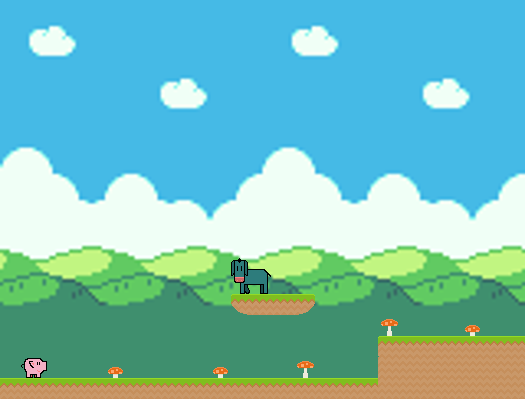

Rendered tile map (Tiled .tmx) drawn with the repository's tilesets; below, a short description and the full map source, tile grids included:
An orthogonal 25x19 tile map with 21x21 px tiles, 6 tile layers (platforms, collectables, objects, mobs, ...), 2 tilesets, 1 image layer.

<map version="1.0" tiledversion="1.0.2" orientation="orthogonal" renderorder="left-down" width="25" height="19" tilewidth="21" tileheight="21" infinite="0" nextobjectid="1">
 <tileset firstgid="1" source="sprites.tsx" />
 <tileset firstgid="901" source="characters.tsx" />
 <imagelayer name="bg">
  <image source="../bg_512x384.png" width="525" height="384" />
 </imagelayer>
 <layer name="platforms" width="25" height="19">
  <data encoding="csv">
0,0,0,0,0,0,0,0,0,0,0,0,0,0,0,0,0,0,0,0,0,0,0,0,0,
0,0,0,0,0,0,0,0,0,0,0,0,0,0,0,0,0,0,0,0,0,0,0,0,0,
0,0,0,0,0,0,0,0,0,0,0,0,0,0,0,0,0,0,0,0,0,0,0,0,0,
0,0,0,0,0,0,0,0,0,0,0,0,0,0,0,0,0,0,0,0,0,0,0,0,0,
0,0,0,0,0,0,0,0,0,0,0,0,0,0,0,0,0,0,0,0,0,0,0,0,0,
0,0,0,0,0,0,0,0,0,0,0,0,0,0,0,0,0,0,0,0,0,0,0,0,0,
0,0,0,0,0,0,0,0,0,0,0,0,0,0,0,0,0,0,0,0,0,0,0,0,0,
0,0,0,0,0,0,0,0,0,0,0,0,0,0,0,0,0,0,0,0,0,0,0,0,0,
0,0,0,0,0,0,0,0,0,0,0,0,0,0,0,0,0,0,0,0,0,0,0,0,0,
0,0,0,0,0,0,0,0,0,0,0,0,0,0,0,0,0,0,0,0,0,0,0,0,0,
0,0,0,0,0,0,0,0,0,0,0,0,0,0,0,0,0,0,0,0,0,0,0,0,0,
0,0,0,0,0,0,0,0,0,0,0,0,0,0,0,0,0,0,0,0,0,0,0,0,0,
0,0,0,0,0,0,0,0,0,0,0,0,0,0,0,0,0,0,0,0,0,0,0,0,0,
0,0,0,0,0,0,0,0,0,0,0,0,0,0,0,0,0,0,0,0,0,0,0,0,0,
0,0,0,0,0,0,0,0,0,0,0,126,124,124,156,0,0,0,0,0,0,0,0,0,0,
0,0,0,0,0,0,0,0,0,0,0,0,0,0,0,0,0,0,0,0,0,0,0,0,0,
0,0,0,0,0,0,0,0,0,0,0,0,0,0,0,0,0,0,123,124,124,124,124,124,124,
0,0,0,0,0,0,0,0,0,0,0,0,0,0,0,0,0,0,153,153,153,153,153,153,153,
124,124,124,124,124,124,124,124,124,124,124,124,124,124,124,124,124,124,153,153,153,153,153,153,153
</data>
 </layer>
 <layer name="collectables" width="25" height="19">
  <data encoding="csv">
0,0,0,0,0,0,0,0,0,0,0,0,0,0,0,0,0,0,0,0,0,0,0,0,0,
0,0,0,0,0,0,0,0,0,0,0,0,0,0,0,0,0,0,0,0,0,0,0,0,0,
0,0,0,0,0,0,0,0,0,0,0,0,0,0,0,0,0,0,0,0,0,0,0,0,0,
0,0,0,0,0,0,0,0,0,0,0,0,0,0,0,0,0,0,0,0,0,0,0,0,0,
0,0,0,0,0,0,0,0,0,0,0,0,0,0,0,0,0,0,0,0,0,0,0,0,0,
0,0,0,0,0,0,0,0,0,0,0,0,0,0,0,0,0,0,0,0,0,0,0,0,0,
0,0,0,0,0,0,0,0,0,0,0,0,0,0,0,0,0,0,0,0,0,0,0,0,0,
0,0,0,0,0,0,0,0,0,0,0,0,0,0,0,0,0,0,0,0,0,0,0,0,0,
0,0,0,0,0,0,0,0,0,0,0,0,0,0,0,0,0,0,0,0,0,0,0,0,0,
0,0,0,0,0,0,0,0,0,0,0,0,0,0,0,0,0,0,0,0,0,0,0,0,0,
0,0,0,0,0,0,0,0,0,0,0,0,0,0,0,0,0,0,0,0,0,0,0,0,0,
0,0,0,0,0,0,0,0,0,0,0,0,0,0,0,0,0,0,0,0,0,0,0,0,0,
0,0,0,0,0,0,0,0,0,0,0,0,0,0,0,0,0,0,0,0,0,0,0,0,0,
0,0,0,0,0,0,0,0,0,0,0,0,0,0,0,0,0,0,0,0,0,0,0,0,0,
0,0,0,0,0,0,0,0,0,0,0,0,0,0,0,0,0,0,0,0,0,0,0,0,0,
0,0,0,0,0,0,0,0,0,0,0,0,0,0,0,0,0,0,459,0,0,0,457,0,0,
0,0,0,0,0,0,0,0,0,0,0,0,0,0,0,0,0,0,0,0,0,0,0,0,0,
0,0,0,0,0,457,0,0,0,0,457,0,0,0,459,0,0,0,0,0,0,0,0,0,0,
0,0,0,0,0,0,0,0,0,0,0,0,0,0,0,0,0,0,0,0,0,0,0,0,0
</data>
 </layer>
 <layer name="objects" width="25" height="19">
  <data encoding="csv">
0,0,0,0,0,0,0,0,0,0,0,0,0,0,0,0,0,0,0,0,0,0,0,0,0,
0,0,0,0,0,0,0,0,0,0,0,0,0,0,0,0,0,0,0,0,0,0,0,0,0,
0,0,0,0,0,0,0,0,0,0,0,0,0,0,0,0,0,0,0,0,0,0,0,0,0,
0,0,0,0,0,0,0,0,0,0,0,0,0,0,0,0,0,0,0,0,0,0,0,0,0,
0,0,0,0,0,0,0,0,0,0,0,0,0,0,0,0,0,0,0,0,0,0,0,0,0,
0,0,0,0,0,0,0,0,0,0,0,0,0,0,0,0,0,0,0,0,0,0,0,0,0,
0,0,0,0,0,0,0,0,0,0,0,0,0,0,0,0,0,0,0,0,0,0,0,0,0,
0,0,0,0,0,0,0,0,0,0,0,0,0,0,0,0,0,0,0,0,0,0,0,0,0,
0,0,0,0,0,0,0,0,0,0,0,0,0,0,0,0,0,0,0,0,0,0,0,0,0,
0,0,0,0,0,0,0,0,0,0,0,0,0,0,0,0,0,0,0,0,0,0,0,0,0,
0,0,0,0,0,0,0,0,0,0,0,0,0,0,0,0,0,0,0,0,0,0,0,0,0,
0,0,0,0,0,0,0,0,0,0,0,0,0,0,0,0,0,0,0,0,0,0,0,0,0,
0,0,0,0,0,0,0,0,0,0,0,0,0,0,0,0,0,0,0,0,0,0,0,0,0,
0,0,0,0,0,0,0,0,0,0,0,0,0,0,0,0,0,0,0,0,0,0,0,0,0,
0,0,0,0,0,0,0,0,0,0,0,0,0,0,0,0,0,0,0,0,0,0,0,0,0,
0,0,0,0,0,0,0,0,0,0,0,0,0,0,0,0,0,0,0,0,0,0,0,0,0,
0,0,0,0,0,0,0,0,0,0,0,0,0,0,0,0,0,0,0,0,0,0,0,0,0,
0,0,0,0,0,0,0,0,0,0,0,0,0,0,0,0,0,0,0,0,0,0,0,0,0,
0,0,0,0,0,0,0,0,0,0,0,0,0,0,0,0,0,0,0,0,0,0,0,0,0
</data>
 </layer>
 <layer name="mobs" width="25" height="19">
  <data encoding="csv">
0,0,0,0,0,0,0,0,0,0,0,0,0,0,0,0,0,0,0,0,0,0,0,0,0,
0,0,0,0,0,0,0,0,0,0,0,0,0,0,0,0,0,0,0,0,0,0,0,0,0,
0,0,0,0,0,0,0,0,0,0,0,0,0,0,0,0,0,0,0,0,0,0,0,0,0,
0,0,0,0,0,0,0,0,0,0,0,0,0,0,0,0,0,0,0,0,0,0,0,0,0,
0,0,0,0,0,0,0,0,0,0,0,0,0,0,0,0,0,0,0,0,0,0,0,0,0,
0,0,0,0,0,0,0,0,0,0,0,0,0,0,0,0,0,0,0,0,0,0,0,0,0,
0,0,0,0,0,0,0,0,0,0,0,0,0,0,0,0,0,0,0,0,0,0,0,0,0,
0,0,0,0,0,0,0,0,0,0,0,0,0,0,0,0,0,0,0,0,0,0,0,0,0,
0,0,0,0,0,0,0,0,0,0,0,0,0,0,0,0,0,0,0,0,0,0,0,0,0,
0,0,0,0,0,0,0,0,0,0,0,0,0,0,0,0,0,0,0,0,0,0,0,0,0,
0,0,0,0,0,0,0,0,0,0,0,0,0,0,0,0,0,0,0,0,0,0,0,0,0,
0,0,0,0,0,0,0,0,0,0,0,0,0,0,0,0,0,0,0,0,0,0,0,0,0,
0,0,0,0,0,0,0,0,0,0,0,0,0,0,0,0,0,0,0,0,0,0,0,0,0,
0,0,0,0,0,0,0,0,0,0,0,0,0,0,0,0,0,0,0,0,0,0,0,0,0,
0,0,0,0,0,0,0,0,0,0,0,0,0,0,0,0,0,0,0,0,0,0,0,0,0,
0,0,0,0,0,0,0,0,0,0,0,0,0,0,0,0,0,0,0,0,0,0,0,0,0,
0,0,0,0,0,0,0,0,0,0,0,0,0,0,0,0,0,0,0,0,0,0,0,0,0,
0,0,0,0,0,0,0,0,0,0,0,0,0,0,0,0,0,0,0,0,0,0,0,0,0,
0,0,0,0,0,0,0,0,0,0,0,0,0,0,0,0,0,0,0,0,0,0,0,0,0
</data>
 </layer>
 <layer name="pig" width="25" height="19">
  <data encoding="csv">
0,0,0,0,0,0,0,0,0,0,0,0,0,0,0,0,0,0,0,0,0,0,0,0,0,
0,0,0,0,0,0,0,0,0,0,0,0,0,0,0,0,0,0,0,0,0,0,0,0,0,
0,0,0,0,0,0,0,0,0,0,0,0,0,0,0,0,0,0,0,0,0,0,0,0,0,
0,0,0,0,0,0,0,0,0,0,0,0,0,0,0,0,0,0,0,0,0,0,0,0,0,
0,0,0,0,0,0,0,0,0,0,0,0,0,0,0,0,0,0,0,0,0,0,0,0,0,
0,0,0,0,0,0,0,0,0,0,0,0,0,0,0,0,0,0,0,0,0,0,0,0,0,
0,0,0,0,0,0,0,0,0,0,0,0,0,0,0,0,0,0,0,0,0,0,0,0,0,
0,0,0,0,0,0,0,0,0,0,0,0,0,0,0,0,0,0,0,0,0,0,0,0,0,
0,0,0,0,0,0,0,0,0,0,0,0,0,0,0,0,0,0,0,0,0,0,0,0,0,
0,0,0,0,0,0,0,0,0,0,0,0,0,0,0,0,0,0,0,0,0,0,0,0,0,
0,0,0,0,0,0,0,0,0,0,0,0,0,0,0,0,0,0,0,0,0,0,0,0,0,
0,0,0,0,0,0,0,0,0,0,0,0,0,0,0,0,0,0,0,0,0,0,0,0,0,
0,0,0,0,0,0,0,0,0,0,0,0,0,0,0,0,0,0,0,0,0,0,0,0,0,
0,0,0,0,0,0,0,0,0,0,0,0,0,0,0,0,0,0,0,0,0,0,0,0,0,
0,0,0,0,0,0,0,0,0,0,0,0,0,0,0,0,0,0,0,0,0,0,0,0,0,
0,0,0,0,0,0,0,0,0,0,0,0,0,0,0,0,0,0,0,0,0,0,0,0,0,
0,0,0,0,0,0,0,0,0,0,0,0,0,0,0,0,0,0,0,0,0,0,0,0,0,
0,906,0,0,0,0,0,0,0,0,0,0,0,0,0,0,0,0,0,0,0,0,0,0,0,
0,0,0,0,0,0,0,0,0,0,0,0,0,0,0,0,0,0,0,0,0,0,0,0,0
</data>
 </layer>
 <layer name="donkey" width="25" height="19">
  <data encoding="csv">
0,0,0,0,0,0,0,0,0,0,0,0,0,0,0,0,0,0,0,0,0,0,0,0,0,
0,0,0,0,0,0,0,0,0,0,0,0,0,0,0,0,0,0,0,0,0,0,0,0,0,
0,0,0,0,0,0,0,0,0,0,0,0,0,0,0,0,0,0,0,0,0,0,0,0,0,
0,0,0,0,0,0,0,0,0,0,0,0,0,0,0,0,0,0,0,0,0,0,0,0,0,
0,0,0,0,0,0,0,0,0,0,0,0,0,0,0,0,0,0,0,0,0,0,0,0,0,
0,0,0,0,0,0,0,0,0,0,0,0,0,0,0,0,0,0,0,0,0,0,0,0,0,
0,0,0,0,0,0,0,0,0,0,0,0,0,0,0,0,0,0,0,0,0,0,0,0,0,
0,0,0,0,0,0,0,0,0,0,0,0,0,0,0,0,0,0,0,0,0,0,0,0,0,
0,0,0,0,0,0,0,0,0,0,0,0,0,0,0,0,0,0,0,0,0,0,0,0,0,
0,0,0,0,0,0,0,0,0,0,0,0,0,0,0,0,0,0,0,0,0,0,0,0,0,
0,0,0,0,0,0,0,0,0,0,0,0,0,0,0,0,0,0,0,0,0,0,0,0,0,
0,0,0,0,0,0,0,0,0,0,0,0,0,0,0,0,0,0,0,0,0,0,0,0,0,
0,0,0,0,0,0,0,0,0,0,0,0,0,0,0,0,0,0,0,0,0,0,0,0,0,
0,0,0,0,0,0,0,0,0,0,0,905,0,0,0,0,0,0,0,0,0,0,0,0,0,
0,0,0,0,0,0,0,0,0,0,0,0,0,0,0,0,0,0,0,0,0,0,0,0,0,
0,0,0,0,0,0,0,0,0,0,0,0,0,0,0,0,0,0,0,0,0,0,0,0,0,
0,0,0,0,0,0,0,0,0,0,0,0,0,0,0,0,0,0,0,0,0,0,0,0,0,
0,0,0,0,0,0,0,0,0,0,0,0,0,0,0,0,0,0,0,0,0,0,0,0,0,
0,0,0,0,0,0,0,0,0,0,0,0,0,0,0,0,0,0,0,0,0,0,0,0,0
</data>
 </layer>
</map>
